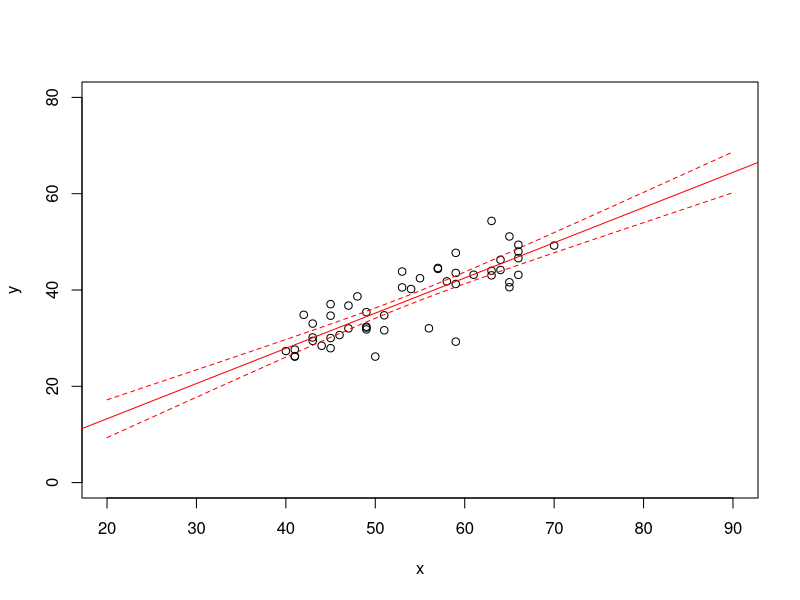

Recreate this plot in R.
###example, confidenct intervals plotted around a regression line

n<-50
x<-sample(40:70,n,rep=T)
y<-.7*x+rnorm(n,sd=5)
plot(x,y,xlim=c(20,90),ylim=c(0,80))
mylm<-lm(y~x)
abline(mylm,col="red")
newx<-seq(20,90)
prd<-predict(mylm,newdata=data.frame(x=newx),interval = c("confidence"), 
level = 0.90,type="response")
lines(newx,prd[,2],col="red",lty=2)
lines(newx,prd[,3],col="red",lty=2)
